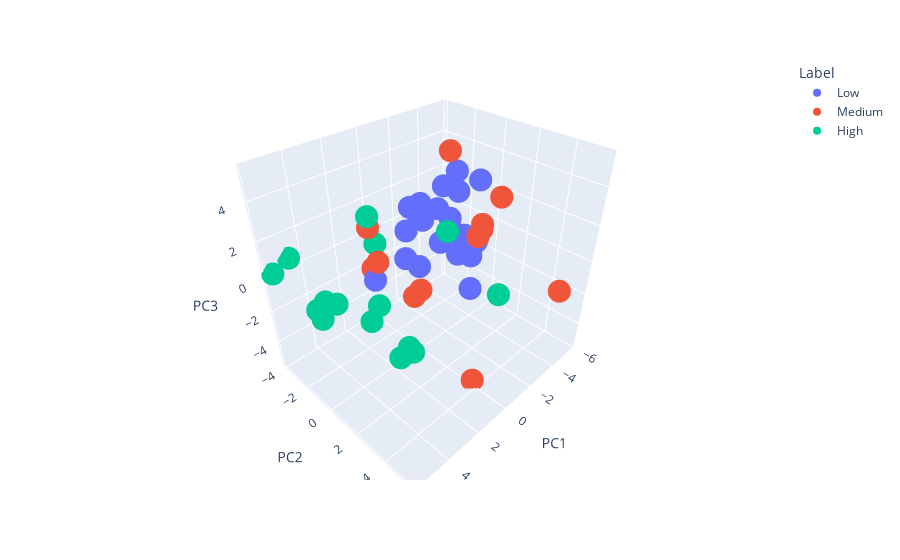

Source (notebook cell):
### Code cell
# print(f'Sum of pca variance for PCA 1 - 3: {pca_var_sum}')
plot_PCA_3D(pc_df, pca)

### Figure 1 — Plotly figure (JSON) as saved in the notebook; plotly's stock layout.template omitted (floating-point values rounded to 4 significant figures; data arrays with more than 128 entries replaced by an {"elided": "..."} marker saying what was removed)
{"data": [{"hovertemplate": "Label=Low<br>PC1=%{x}<br>PC2=%{y}<br>PC3=%{z}<extra></extra>", "legendgroup": "Low", "marker": {"color": "#636efa", "symbol": "circle"}, "mode": "markers", "name": "Low", "scene": "scene", "showlegend": true, "type": "scatter3d", "x": {"elided": "303 float values"}, "y": {"elided": "303 float values"}, "z": {"elided": "303 float values"}}, {"hovertemplate": "Label=Medium<br>PC1=%{x}<br>PC2=%{y}<br>PC3=%{z}<extra></extra>", "legendgroup": "Medium", "marker": {"color": "#EF553B", "symbol": "circle"}, "mode": "markers", "name": "Medium", "scene": "scene", "showlegend": true, "type": "scatter3d", "x": {"elided": "332 float values"}, "y": {"elided": "332 float values"}, "z": {"elided": "332 float values"}}, {"hovertemplate": "Label=High<br>PC1=%{x}<br>PC2=%{y}<br>PC3=%{z}<extra></extra>", "legendgroup": "High", "marker": {"color": "#00cc96", "symbol": "circle"}, "mode": "markers", "name": "High", "scene": "scene", "showlegend": true, "type": "scatter3d", "x": {"elided": "365 float values"}, "y": {"elided": "365 float values"}, "z": {"elided": "365 float values"}}], "layout": {"legend": {"title": {"text": "Label"}, "tracegroupgap": 0}, "margin": {"t": 60}, "scene": {"domain": {"x": [0, 1], "y": [0, 1]}, "xaxis": {"title": {"text": "PC1"}}, "yaxis": {"title": {"text": "PC2"}}, "zaxis": {"title": {"text": "PC3"}}}, "showlegend": true}}
